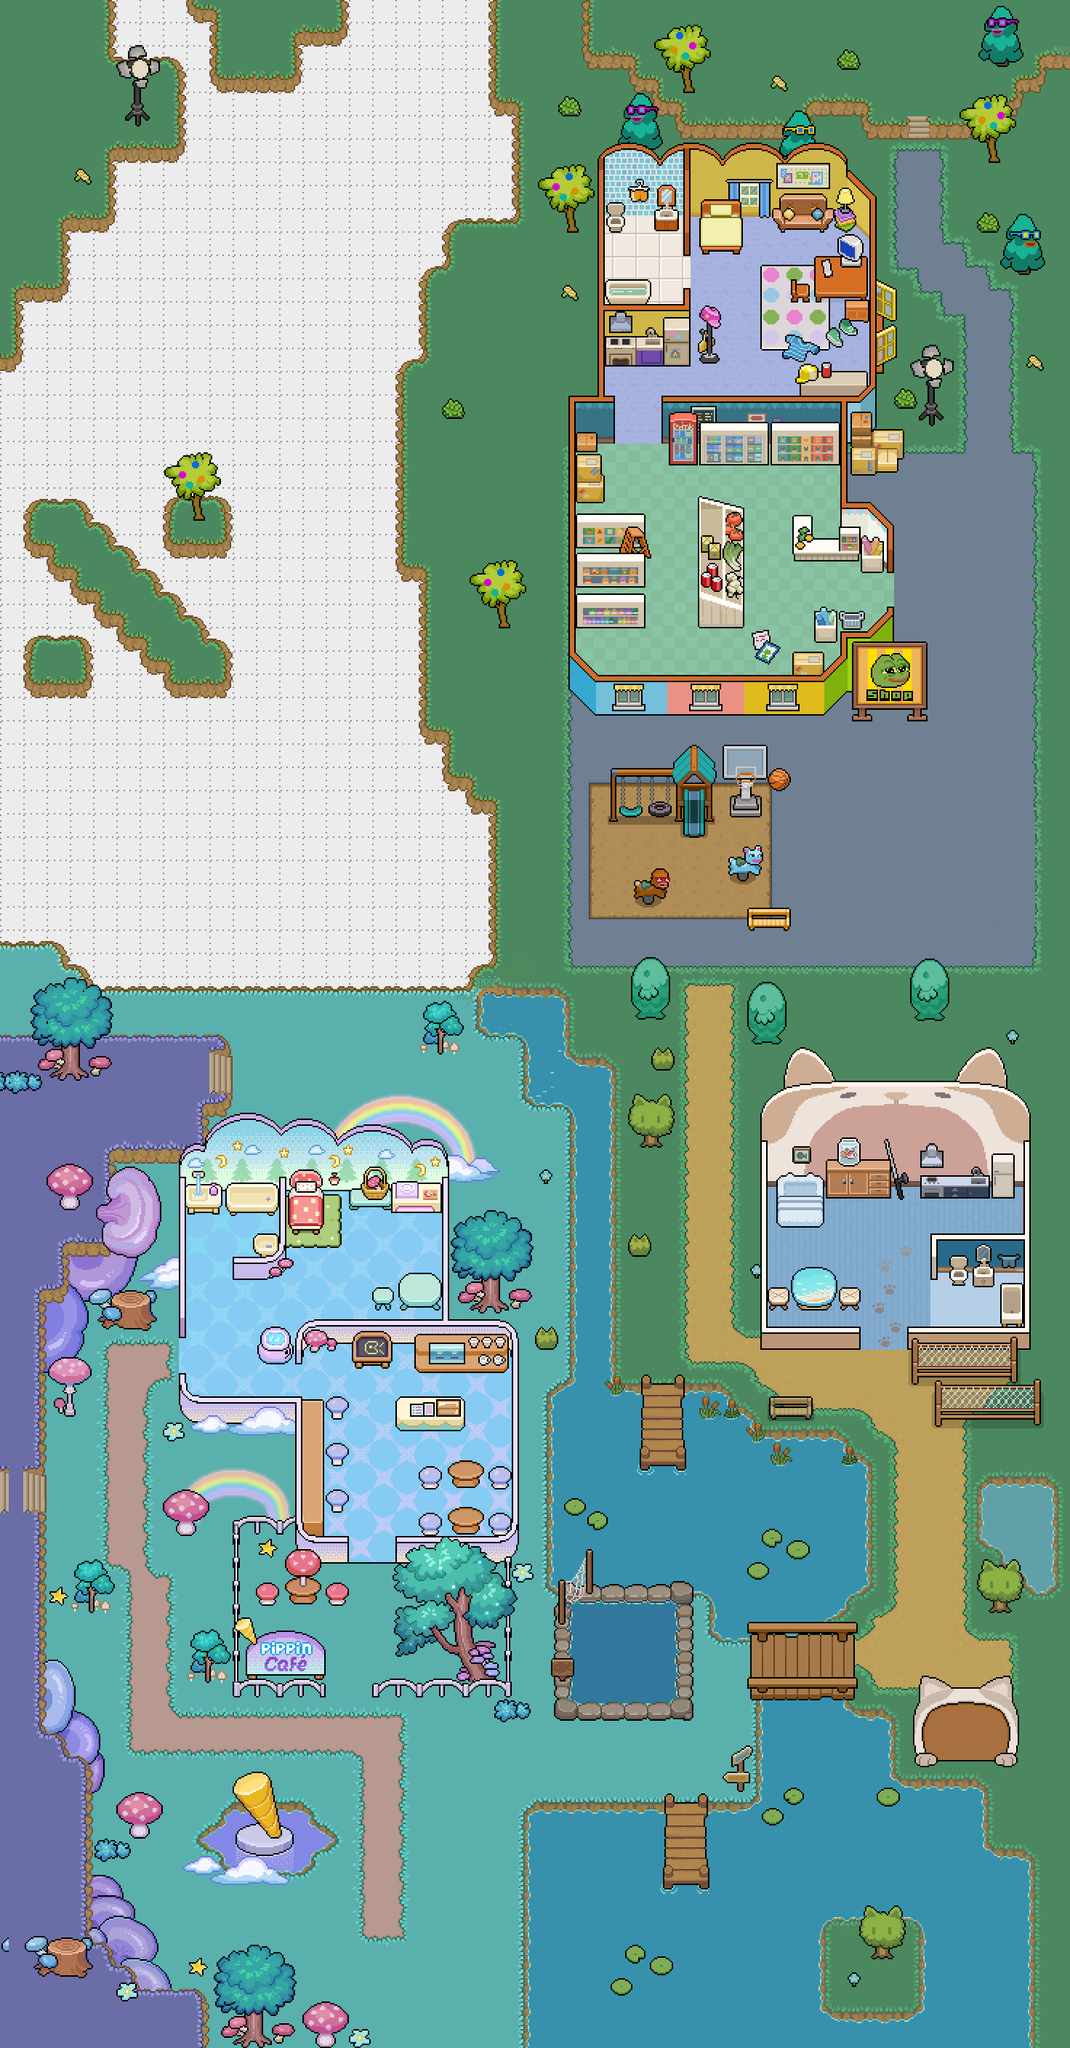

Rendered tile map (Tiled .tmx) drawn with the repository's tilesets; below, a short description and the map source with its tile grids summarised:
An orthogonal 46x88 tile map with 32x32 px tiles, 2 tile layers (building, layer_1), 2 tilesets and 42 objects (pepeSleep, pepeRead, pepeThink, pepeEat, pepeCook, ...).

<map version="1.10" tiledversion="1.11.0" orientation="orthogonal" renderorder="left-up" width="46" height="88" tilewidth="32" tileheight="32" infinite="0" nextlayerid="5" nextobjectid="48">
 <editorsettings>
  <export target="map1.tmj" format="json" />
 </editorsettings>
 <tileset firstgid="1" name="map1" tilewidth="32" tileheight="32" tilecount="4048" columns="46">
  <image source="map/map1.png" width="1472" height="2816" />
 </tileset>
 <tileset firstgid="4049" name="block" tilewidth="32" tileheight="32" tilecount="1" columns="1">
  <image source="map/block.png" width="32" height="32" />
 </tileset>
 <layer id="2" name="building" width="46" height="88">
  <data>[4048 cells, 2637 non-empty, 1 distinct tile ids]</data>
 </layer>
 <layer id="1" name="layer_1" width="46" height="88">
  <data>[4048 cells, 4048 non-empty, 4048 distinct tile ids]</data>
 </layer>
 <objectgroup id="3" name="object">
  <object id="1" name="pepeSleep" x="1006.67" y="334.667" />
  <object id="2" name="pepeRead" x="1101.33" y="397.333" />
  <object id="3" name="pepeThink" x="1103.5" y="401" />
  <object id="4" name="pepeEat" x="1106" y="403" />
  <object id="5" name="pepeCook" x="850" y="497" />
  <object id="6" name="pepeCleanItem" x="1104" y="654" />
  <object id="7" name="pepeGetItem" x="847" y="656" />
  <object id="8" name="pepeSale" x="1137" y="723" />
  <object id="9" name="pepeBuy" x="1136" y="784" />
  <object id="10" name="popcatSleep" x="1102.67" y="1681.33" />
  <object id="11" name="popcatCook" x="1294.67" y="1646.67" />
  <object id="13" name="popcatEat" x="1165" y="1776" />
  <object id="14" name="popcatThink" x="1166" y="1779.33" />
  <object id="15" name="popcatRead" x="1166" y="1774.67" />
  <object id="16" name="popcatFish_up_1" x="910.667" y="1997.66" />
  <object id="17" name="popcatFish_right_1" x="1201.33" y="2065.33" />
  <object id="18" name="popcatFish_right_2" x="1202" y="2034.66" />
  <object id="19" name="popcatFish_right_3" x="1201.33" y="2097.33" />
  <object id="20" name="popcatFish_right_4" x="1201.33" y="2131.33" />
  <object id="21" name="popcatFish_right_5" x="1200.33" y="2162.21" />
  <object id="22" name="popcatFish_right_6" x="1234.67" y="2384.67" />
  <object id="24" name="popcatFish_left_1" x="719.667" y="2578" />
  <object id="25" name="popcatFish_left_2" x="720.667" y="2609" />
  <object id="26" name="popcatFish_down_1" x="1008" y="2254.67" />
  <object id="27" name="popcatSale" x="849" y="2382" />
  <object id="28" name="popcatBuy" x="879" y="2383" />
  <object id="29" name="pippinCook" x="560" y="1680" />
  <object id="30" name="pippinSleep" x="431.333" y="1679.33" />
  <object id="31" name="pippinEat" x="529.333" y="1778" />
  <object id="32" name="pippinRead" x="334" y="1842" />
  <object id="33" name="pippinThink" x="590" y="2289.33" />
  <object id="34" name="avaDricoffee" x="462.667" y="1934.67" />
  <object id="35" name="muskDricoffee" x="462" y="1999.5" />
  <object id="36" name="pepeDricoffee" x="462" y="2065" />
  <object id="38" name="popcatDricoffee" x="591.5" y="2032.5" />
  <object id="39" name="satoshiDricoffee" x="591" y="2096" />
  <object id="41" name="trumpDricoffee" x="687.5" y="2032.5" />
  <object id="42" name="pippinSale" x="592" y="1905" />
  <object id="43" name="pippinBuy" x="592" y="1973" />
  <object id="44" name="pippinMakeCoffee" x="655.667" y="1902.33" />
  <object id="46" name="pepeDraw_right_1" x="1169" y="1199" />
  <object id="47" name="pepeDraw_up_2" x="1296" y="1231" />
 </objectgroup>
</map>